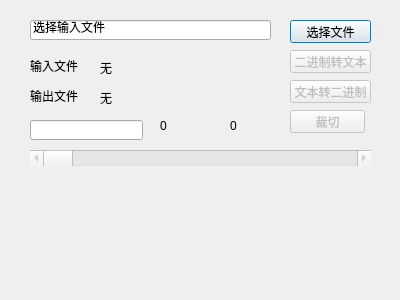
<?xml version="1.0" encoding="UTF-8"?>
<ui version="4.0">
 <class>FileConvert</class>
 <widget class="QDialog" name="FileConvert">
  <property name="geometry">
   <rect>
    <x>0</x>
    <y>0</y>
    <width>400</width>
    <height>300</height>
   </rect>
  </property>
  <property name="windowTitle">
   <string>FileConvert</string>
  </property>
  <widget class="QLineEdit" name="lineEdit">
   <property name="geometry">
    <rect>
     <x>30</x>
     <y>20</y>
     <width>241</width>
     <height>20</height>
    </rect>
   </property>
   <property name="text">
    <string>选择输入文件</string>
   </property>
  </widget>
  <widget class="QPushButton" name="pushButton">
   <property name="geometry">
    <rect>
     <x>290</x>
     <y>20</y>
     <width>81</width>
     <height>23</height>
    </rect>
   </property>
   <property name="text">
    <string>选择文件</string>
   </property>
  </widget>
  <widget class="QLabel" name="label">
   <property name="geometry">
    <rect>
     <x>30</x>
     <y>60</y>
     <width>54</width>
     <height>12</height>
    </rect>
   </property>
   <property name="text">
    <string>输入文件</string>
   </property>
  </widget>
  <widget class="QLabel" name="label_input">
   <property name="geometry">
    <rect>
     <x>100</x>
     <y>60</y>
     <width>171</width>
     <height>16</height>
    </rect>
   </property>
   <property name="text">
    <string>无</string>
   </property>
  </widget>
  <widget class="QLabel" name="label_3">
   <property name="geometry">
    <rect>
     <x>30</x>
     <y>90</y>
     <width>54</width>
     <height>12</height>
    </rect>
   </property>
   <property name="text">
    <string>输出文件</string>
   </property>
  </widget>
  <widget class="QLabel" name="label_output">
   <property name="geometry">
    <rect>
     <x>100</x>
     <y>90</y>
     <width>171</width>
     <height>16</height>
    </rect>
   </property>
   <property name="text">
    <string>无</string>
   </property>
  </widget>
  <widget class="QPushButton" name="pushButton_2">
   <property name="enabled">
    <bool>false</bool>
   </property>
   <property name="geometry">
    <rect>
     <x>290</x>
     <y>50</y>
     <width>81</width>
     <height>23</height>
    </rect>
   </property>
   <property name="text">
    <string>二进制转文本</string>
   </property>
  </widget>
  <widget class="QPushButton" name="pushButton_3">
   <property name="enabled">
    <bool>false</bool>
   </property>
   <property name="geometry">
    <rect>
     <x>290</x>
     <y>80</y>
     <width>81</width>
     <height>23</height>
    </rect>
   </property>
   <property name="text">
    <string>文本转二进制</string>
   </property>
  </widget>
  <widget class="QScrollBar" name="horizontalScrollBar">
   <property name="enabled">
    <bool>false</bool>
   </property>
   <property name="geometry">
    <rect>
     <x>30</x>
     <y>150</y>
     <width>341</width>
     <height>16</height>
    </rect>
   </property>
   <property name="orientation">
    <enum>Qt::Horizontal</enum>
   </property>
  </widget>
  <widget class="QLineEdit" name="lineEdit_size">
   <property name="geometry">
    <rect>
     <x>30</x>
     <y>120</y>
     <width>113</width>
     <height>20</height>
    </rect>
   </property>
  </widget>
  <widget class="QLabel" name="label_size">
   <property name="geometry">
    <rect>
     <x>160</x>
     <y>120</y>
     <width>54</width>
     <height>12</height>
    </rect>
   </property>
   <property name="text">
    <string>0</string>
   </property>
  </widget>
  <widget class="QLabel" name="label_total_size">
   <property name="geometry">
    <rect>
     <x>230</x>
     <y>120</y>
     <width>54</width>
     <height>12</height>
    </rect>
   </property>
   <property name="text">
    <string>0</string>
   </property>
  </widget>
  <widget class="QPushButton" name="pushButton_4">
   <property name="enabled">
    <bool>false</bool>
   </property>
   <property name="geometry">
    <rect>
     <x>290</x>
     <y>110</y>
     <width>75</width>
     <height>23</height>
    </rect>
   </property>
   <property name="text">
    <string>裁切</string>
   </property>
  </widget>
 </widget>
 <layoutdefault spacing="6" margin="11"/>
 <resources/>
 <connections/>
</ui>
